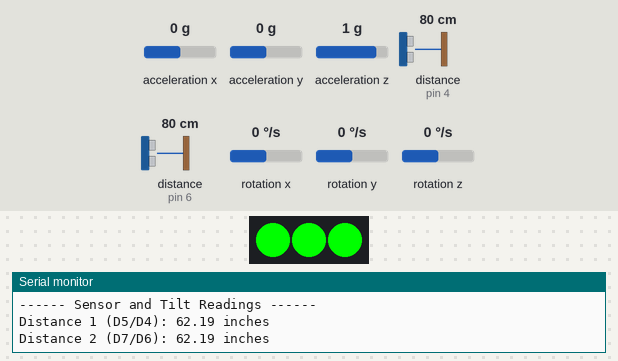
Recording of a sketch running on a simulated Arduino Uno, built with avr-gcc and run on an emulated ATmega328P. On the bench: 3 RGB LEDs in strip order, left to right, the last lines printed to the serial monitor. Wiring (inferred from the names in the program): 2 × ultrasonic range finder: trigger pin 5, echo pin 4 / trigger pin 7, echo pin 6. The inputs (shaded band) are chosen by the test bench; at power-on: acceleration x 0 g, acceleration y 0 g, acceleration z 1 g, distance to the obstacle (sensors on pin 4, pin 6) 80 cm, rotation x 0 °/s, rotation y 0 °/s, rotation z 0 °/s. The echo pulse lasts 58.3 µs per cm.

Above: at 3.2 s.
3.3 s: acceleration x set to -1.4 g
At 4.8 s:
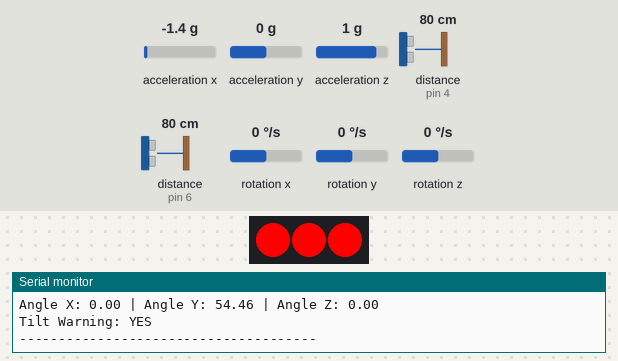
10.9 s: acceleration x set to 0 g
At 12.0 s:
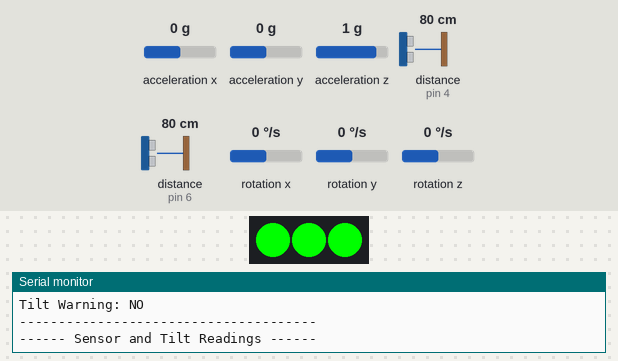
12.6 s: acceleration x set to -0.8 g
At 13.2 s:
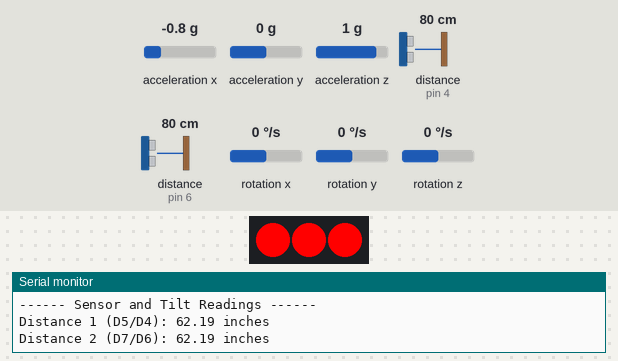
Timing chart, 0 to 15.6 s (numbered marks = the images above; inputs shaded):
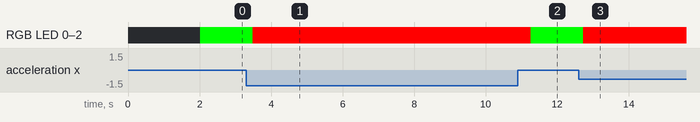

Measured:
- after the input at 3.3 s, RGB LED 0–2: RGB(0, 255, 0) → RGB(255, 0, 0) after 0.19 s
- after the input at 10.9 s, RGB LED 0–2: RGB(255, 0, 0) → RGB(0, 255, 0) after 0.35 s
- after the input at 12.6 s, RGB LED 0–2: RGB(0, 255, 0) → RGB(255, 0, 0) after 0.13 s

The sketch:

sensors_rgb_lights_complete.ino
```cpp
#include <Wire.h>
#include <MPU6050_light.h>
#include <Adafruit_NeoPixel.h>

// === Ultrasonic Pins ===
const int trigPin1 = 5;
const int echoPin1 = 4;
const int trigPin2 = 7;
const int echoPin2 = 6;

// === NeoPixel LED Setup ===
#define LED_PIN 2
#define NUM_LEDS 3
Adafruit_NeoPixel strip(NUM_LEDS, LED_PIN, NEO_GRB + NEO_KHZ800);

// === IMU Setup ===
MPU6050 mpu(Wire);

// === Distance Variables ===
unsigned long duration1, duration2;
float distance1, distance2;

void setup() {
  Serial.begin(9600);
  Wire.begin();

  // IMU Setup
  mpu.begin();
  Serial.println("Calibrating MPU6050...");
  delay(1000);
  mpu.calcOffsets();
  Serial.println("MPU6050 Ready");

  // Ultrasonic Setup
  pinMode(trigPin1, OUTPUT);
  pinMode(echoPin1, INPUT);
  pinMode(trigPin2, OUTPUT);
  pinMode(echoPin2, INPUT);

  // NeoPixel Setup
  strip.begin();
  strip.show(); // Start with LEDs off
}

void loop() {
  mpu.update(); // Update IMU readings

  // === Sensor 1 Read ===
  digitalWrite(trigPin1, LOW);
  delayMicroseconds(2);
  digitalWrite(trigPin1, HIGH);
  delayMicroseconds(10);
  digitalWrite(trigPin1, LOW);
  duration1 = pulseIn(echoPin1, HIGH);
  distance1 = duration1 * 0.0133858; // to inches

  // === Sensor 2 Read ===
  digitalWrite(trigPin2, LOW);
  delayMicroseconds(2);
  digitalWrite(trigPin2, HIGH);
  delayMicroseconds(10);
  digitalWrite(trigPin2, LOW);
  duration2 = pulseIn(echoPin2, HIGH);
  distance2 = duration2 * 0.0133858; // to inches

  // === Read Tilt Angles ===
  float angleX = mpu.getAngleX();
  float angleY = mpu.getAngleY();

  bool dangerouslyTilted = (abs(angleX) > 20 || abs(angleY) > 20);

  // === LED Logic: Tilt only ===
  if (dangerouslyTilted) {
    setColor(255, 0, 0); // 🔴 Solid Red = Danger Tilt
  } else {
    setColor(0, 255, 0); // 🟢 Solid Green = Stable
  }

  // === Debug Print ===
  Serial.println("------ Sensor and Tilt Readings ------");
  Serial.print("Distance 1 (D5/D4): "); Serial.print(distance1); Serial.println(" inches");
  Serial.print("Distance 2 (D7/D6): "); Serial.print(distance2); Serial.println(" inches");
  Serial.print("Angle X: "); Serial.print(angleX);
  Serial.print(" | Angle Y: "); Serial.print(angleY);
  Serial.print(" | Angle Z: "); Serial.println(mpu.getAngleZ());
  Serial.print("Tilt Warning: "); Serial.println(dangerouslyTilted ? "YES" : "NO");
  Serial.println("--------------------------------------\n");

  delay(200); // Small refresh delay
}

// === Set LED Color Function ===
void setColor(byte r, byte g, byte b) {
  for (int i = 0; i < NUM_LEDS; i++) {
    strip.setPixelColor(i, strip.Color(r, g, b));
  }
  strip.show();
}
```
